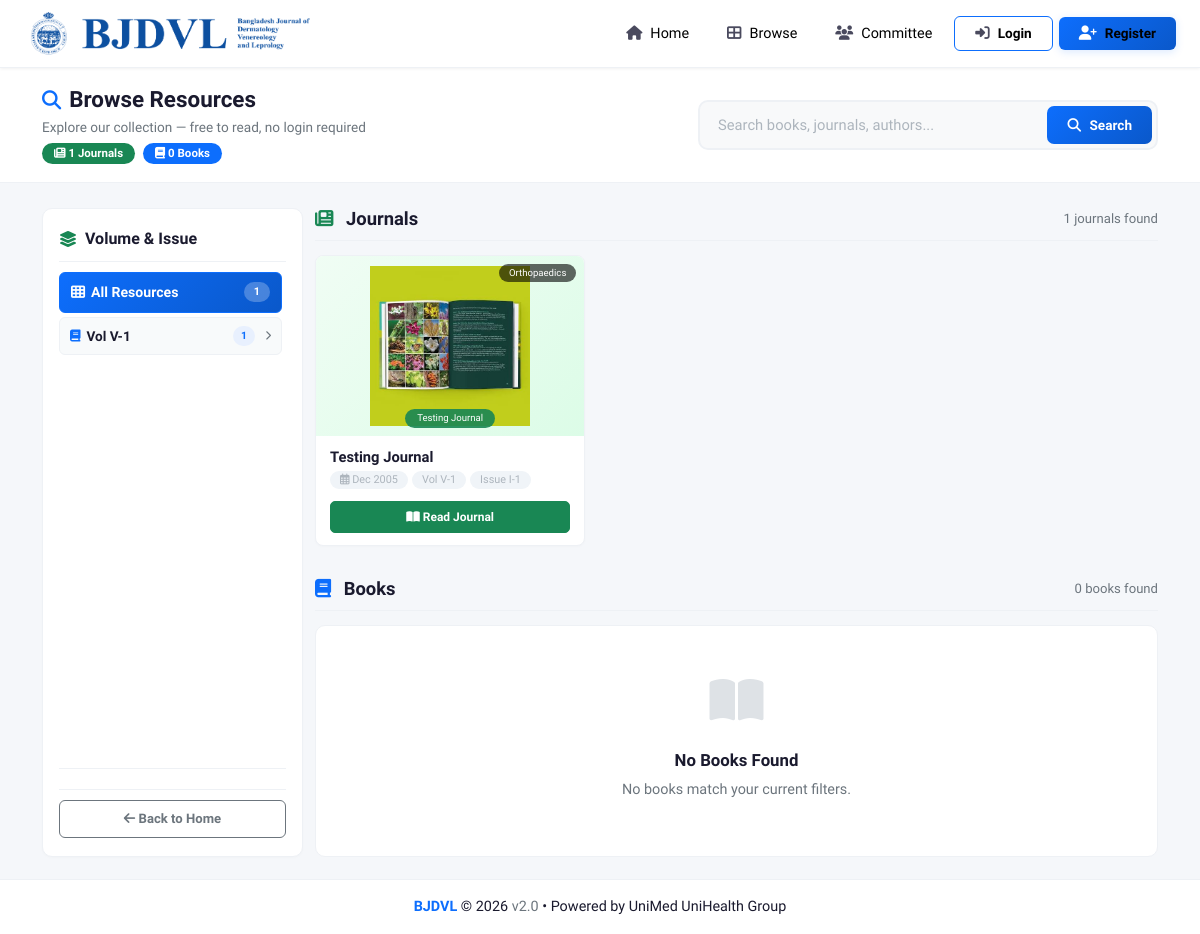
Page /public/browse.php on the committed database.
### tables this page shows
CREATE TABLE `journals` (
  `id` int(11) NOT NULL,
  `title` varchar(255) NOT NULL,
  `journal_name` varchar(200) NOT NULL,
  `specialty_id` int(11) NOT NULL,
  `issue` varchar(50) DEFAULT NULL,
  `date` date DEFAULT NULL,
  `volume` varchar(50) DEFAULT NULL,
  `pages` varchar(50) DEFAULT NULL,
  `doi` varchar(100) DEFAULT NULL,
  `file_path` varchar(255) NOT NULL,
  `cover_image` varchar(255) DEFAULT NULL,
  `abstract` text DEFAULT NULL,
  `is_watermarked` tinyint(1) DEFAULT 1,
  `status` enum('pending','approved','rejected') DEFAULT 'pending',
  `uploaded_by` int(11) DEFAULT NULL,
  `download_count` int(11) DEFAULT 0,
  `view_count` int(11) DEFAULT 0,
  `created_at` timestamp NOT NULL DEFAULT current_timestamp(),
  `updated_at` timestamp NULL DEFAULT NULL ON UPDATE current_timestamp()
);

CREATE TABLE `specialties` (
  `id` int(11) NOT NULL,
  `name` varchar(100) NOT NULL,
  `description` text DEFAULT NULL,
  `status` tinyint(1) DEFAULT 1,
  `created_at` timestamp NOT NULL DEFAULT current_timestamp()
);

### public/browse.php (the view, shortened to what this page needs)
<?php
$specialtyId = isset($_GET['specialty']) ? intval($_GET['specialty']) : 0;
$volumeFilter = isset($_GET['volume']) ? sanitize($_GET['volume']) : '';
$issueFilter = isset($_GET['issue']) ? sanitize($_GET['issue']) : '';
$searchQuery = isset($_GET['search']) ? sanitize($_GET['search']) : '';
$specialty = $specialtyId ? getSpecialtyById($specialtyId) : null;
$db = Database::getInstance()->getConnection();
$journalConditions = ["j.status = 'approved'"];
$journalWhere = implode(' AND ', $journalConditions);
$journalSql = "
    SELECT j.*, s.name as specialty_name
    FROM journals j
    JOIN specialties s ON j.specialty_id = s.id
    WHERE $journalWhere
    ORDER BY j.date DESC, j.created_at DESC
";
$journalStmt = $db->prepare($journalSql);
$journalStmt->execute();
$journals = $journalStmt->get_result()->fetch_all(MYSQLI_ASSOC);
$bookConditions = ["b.status = 'approved'"];
$bookWhere = implode(' AND ', $bookConditions);
$bookSql = "
    SELECT b.*, s.name as specialty_name
    FROM books b
    JOIN specialties s ON b.specialty_id = s.id
    WHERE $bookWhere
    ORDER BY b.title
";
$bookStmt = $db->prepare($bookSql);
$bookStmt->execute();
$books = $bookStmt->get_result()->fetch_all(MYSQLI_ASSOC);
$volumeIssueQuery = "
    SELECT volume, issue, COUNT(*) as count
    FROM journals
    WHERE status = 'approved' AND volume IS NOT NULL AND volume != ''
    GROUP BY volume, issue
    ORDER BY volume DESC, issue DESC
";
$volumeIssueList = $db->query($volumeIssueQuery)->fetch_all(MYSQLI_ASSOC);
$volumesGrouped = [];
foreach ($volumeIssueList as $vi) {
    $vol = $vi['volume'];
    if (!isset($volumesGrouped[$vol])) {
        $volumesGrouped[$vol] = ['total' => 0, 'issues' => []];
    }
    $volumesGrouped[$vol]['total'] += $vi['count'];
    $volumesGrouped[$vol]['issues'][] = $vi;
}
$stats = [
    'books' => $db->query("SELECT COUNT(*) as count FROM books WHERE status = 'approved'")->fetch_assoc()['count'],
    'journals' => $db->query("SELECT COUNT(*) as count FROM journals WHERE status = 'approved'")->fetch_assoc()['count'],
    'volumes' => count($volumesGrouped),
];
?>
<!DOCTYPE html>
<html lang="en">
<head>
    <link href="https://cdn.jsdelivr.net/npm/bootstrap@5.3.0/dist/css/bootstrap.min.css" rel="stylesheet">
    <link rel="stylesheet" href="https://cdnjs.cloudflare.com/ajax/libs/font-awesome/6.4.0/css/all.min.css">
</head>
<body>
    <?php include __DIR__ . '/../includes/public_nav.php'; ?>
    <div class="page-header">
        <div class="container">
            <div class="page-header-row">
                <div class="page-header-title">
                    <h1>
                        <?php if ($specialty): ?>
                            <i class="fas fa-tag"></i>
                            <?php echo htmlspecialchars($specialty['name']); ?>
                        <?php else: ?>
                            <i class="fas fa-search"></i>
                            Browse Resources
                        <?php endif; ?>
                    </h1>
                    <div class="subtitle">
                        <?php if ($specialty && !empty($specialty['description'])): ?>
                            <?php echo htmlspecialchars($specialty['description']); ?>
                        <?php else: ?>
                            Explore our collection — free to read, no login required
                        <?php endif; ?>
                    </div>
                    <div class="stats-inline">
                        <span class="badge bg-success"><i class="fas fa-newspaper"></i> <?php echo count($journals); ?> Journals</span>
                        <span class="badge bg-primary"><i class="fas fa-book"></i> <?php echo count($books); ?> Books</span>
                    </div>
                </div>
                <div class="page-search">
                    <form method="GET" action="/browse">
                        <div class="search-box">
                            <input type="text" class="search-input" name="search"
                                   placeholder="Search books, journals, authors..."
                                   value="<?php echo htmlspecialchars($searchQuery); ?>"
                                   autocomplete="off">
                            <button type="submit" class="search-btn">
                                <i class="fas fa-search"></i> Search
                            </button>
                        </div>
                    </form>
                </div>
            </div>
        </div>
    </div>
    <div class="main-wrapper">
        <div class="container">
            <div class="row g-4">
                <div class="col-lg-3">
                    <div class="filter-sidebar">
                        <div class="header">
                            <i class="fas fa-layer-group"></i> Volume &amp; Issue
                        </div>
                        <div class="filter-list">
                            <a href="/browse<?php echo !empty($searchQuery) ? '?search=' . urlencode($searchQuery) : ''; ?>"
                               class="filter-item-all <?php echo ($volumeFilter === '' && $issueFilter === '') ? 'active' : ''; ?>">
                                <span class="name"><i class="fas fa-th"></i> All Resources</span>
                                <span class="badge-count"><?php echo $stats['books'] + $stats['journals']; ?></span>
                            </a>
                            <?php if (empty($volumesGrouped)): ?>
                                <div style="text-align:center; padding: 20px 10px; color:#adb5bd; font-size:0.8rem;">
                                    <i class="fas fa-inbox" style="font-size:1.5rem; display:block; margin-bottom:6px;"></i>
                                    No volumes yet
                                </div>
                            <?php else: ?>
                                <?php foreach ($volumesGrouped as $volName => $volData):
                                    $isExpanded = ($volumeFilter === (string)$volName);
                                ?>
                                <div class="volume-group <?php echo $isExpanded ? 'expanded' : ''; ?>">
                                    <div class="volume-header" onclick="toggleVolume(this)">
                                        <span class="vol-name">
                                            <i class="fas fa-book"></i> Vol <?php echo htmlspecialchars($volName); ?>
                                        </span>
                                        <span style="display: flex; align-items: center; gap: 6px;">
                                            <span class="vol-count"><?php echo $volData['total']; ?></span>
                                            <i class="fas fa-chevron-right vol-toggle"></i>
                                        </span>
                                    </div>
                                </div>
                                <?php endforeach; ?>
                            <?php endif; ?>
                        </div>
                        <div class="filter-divider"></div>
                        <div class="back-home-btn">
                            <a href="/" class="btn btn-outline-secondary btn-sm">
                                <i class="fas fa-arrow-left"></i> Back to Home
                            </a>
                        </div>
                    </div>
                </div>
                <div class="col-lg-9 content-area">
                    <div class="section-header">
                        <h4><i class="fas fa-newspaper text-success"></i> Journals</h4>
                        <span class="count"><?php echo count($journals); ?> journals found</span>
                    </div>
                    <?php if (empty($journals)): ?>
                        <div class="empty-state">
                            <div class="icon"><i class="fas fa-newspaper"></i></div>
                            <h5>No Journals Found</h5>
                            <p>No journals match your current filters.</p>
                        </div>
                    <?php else: ?>
                    <div class="items-grid">
                        <?php foreach ($journals as $journal): ?>
                        <div class="item-card journal">
                            <div class="cover">
                                <?php if (!empty($journal['cover_image'])): ?>
                                    <img src="/uploads/journals/<?php echo htmlspecialchars($journal['cover_image']); ?>"
                                         alt="<?php echo htmlspecialchars($journal['title']); ?>"
                                         loading="lazy"
                                         style="max-height:100%;width:auto;object-fit:contain;">
                                <?php else: ?>
                                    <div class="journal-icon"><i class="fas fa-file-medical-alt"></i></div>
                                <?php endif; ?>
                                <span class="specialty-tag"><?php echo htmlspecialchars($journal['specialty_name'] ?? ''); ?></span>
                                <span class="journal-name-tag"><?php echo htmlspecialchars($journal['journal_name'] ?? ''); ?></span>
                            </div>
                            <div class="info">
                                <h6><?php echo htmlspecialchars($journal['title'] ?? ''); ?></h6>
                                <div class="meta">
                                    <?php if (!empty($journal['date'])): ?>
                                    <span><i class="far fa-calendar-alt"></i> <?php echo date('M Y', strtotime($journal['date'])); ?></span>
                                    <?php endif; ?>
                                    <?php if (!empty($journal['volume'])): ?>
                                    <span>Vol <?php echo $journal['volume']; ?></span>
                                    <?php endif; ?>
                                    <?php if (!empty($journal['issue'])): ?>
                                    <span>Issue <?php echo $journal['issue']; ?></span>
                                    <?php endif; ?>
                                </div>
                            </div>
                            <div class="actions">
                                <button type="button" class="btn btn-success btn-sm w-100"
                                        onclick='openReader("journal", <?php echo $journal["id"]; ?>, <?php echo json_encode($journal["title"]); ?>)'>
                                    <i class="fas fa-book-open"></i> Read Journal
                                </button>
                            </div>
                        </div>
                        <?php endforeach; ?>
                    </div>
                    <?php endif; ?>
                    <div class="section-header" style="margin-top: 32px;">
                        <h4><i class="fas fa-book text-primary"></i> Books</h4>
                        <span class="count"><?php echo count($books); ?> books found</span>
                    </div>
                    <?php if (empty($books)): ?>
                        <div class="empty-state">
                            <div class="icon"><i class="fas fa-book-open"></i></div>
                            <h5>No Books Found</h5>
                            <p>No books match your current filters.</p>
                        </div>
                    <?php endif; ?>
                </div>
            </div>
        </div>
    </div>
    <footer class="footer-main">
        <div class="container">
            <p>
                <strong>BJDVL</strong> &copy; <?php echo date('Y'); ?>
                <span class="version">v2.0</span> &bull;
                Powered by UniMed UniHealth Group
            </p>
        </div>
    </footer>
</body>
</html>

### rows in the picture
journals: cover_image (picture), specialty.name "Orthopaedics", journal_name "Testing Journal", title "Testing Journal", date "Dec 2005", volume "V-1", issue "I-1"

### other values in the picture
count($journals) "1"
count($books) "0"
$stats['books'] + $stats['journals'] "1"
$volName "V-1"
$volData['total'] "1"
